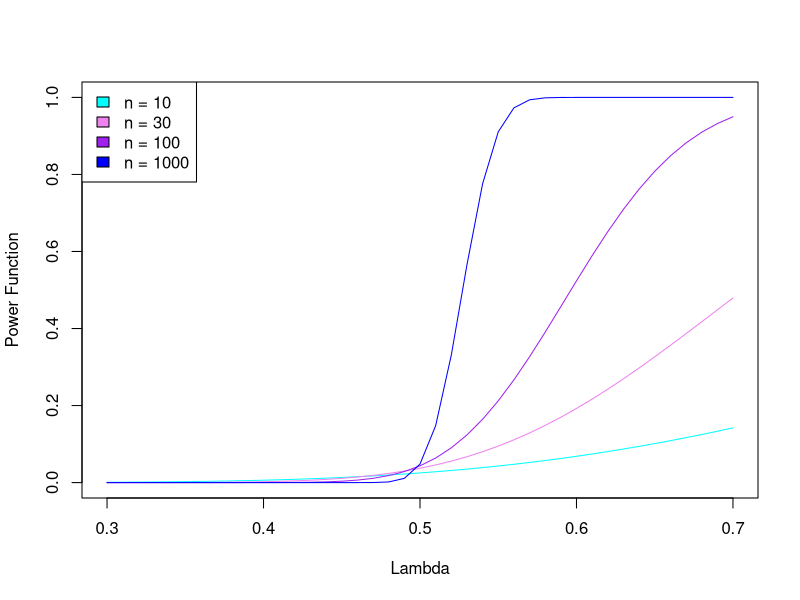

Write the R code that produced this figure.
set.seed(7)

rate <- 0.5
rates_sec <- seq(0.3, 0.7, by = 0.01)
alpha <- 0.05
ns <- c(10, 30, 100, 1000)
results <- list(c(), c(), c(), c())

for (i in 1:4) {
    n <- ns[i]
    z <- qnorm(alpha)
    for (r in rates_sec) {
        k <- pgamma(2 + 2 * z / sqrt(n), n, n * r)
        results[[i]] <- c(results[[i]], k)
    }
}

plot(rates_sec,
    results[[1]],
    type = "l",
    col = "cyan",
    xlab = "Lambda",
    ylab = "Power Function",
    ylim = c(0, 1)
)
lines(rates_sec, results[[2]], col = "violet")
lines(rates_sec, results[[3]], col = "purple")
lines(rates_sec, results[[4]], col = "blue")
legend(
    "topleft",
    legend = c(
        "n = 10",
        "n = 30",
        "n = 100",
        "n = 1000"
    ),
    fill = c("cyan", "violet", "purple", "blue")
)
